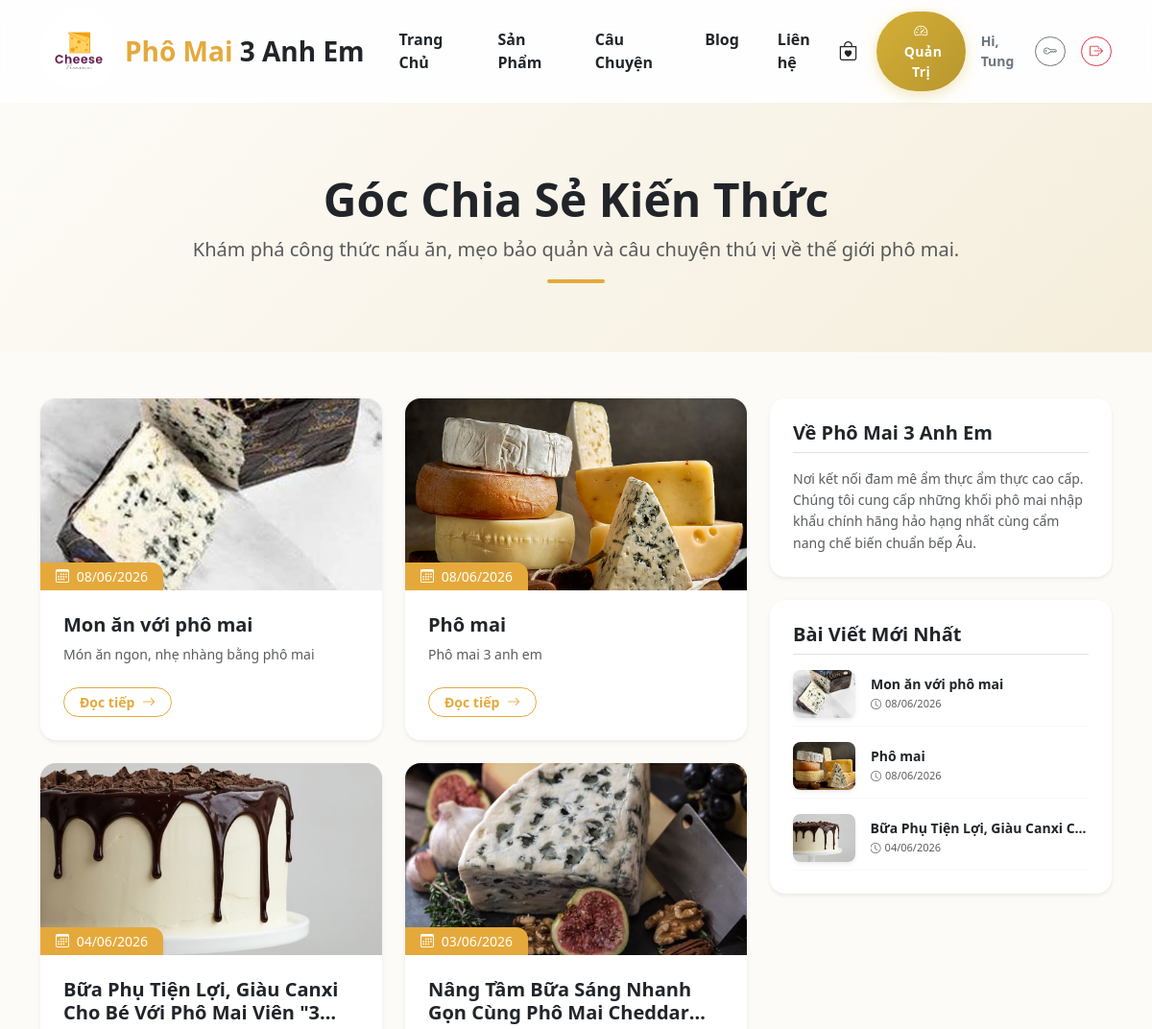
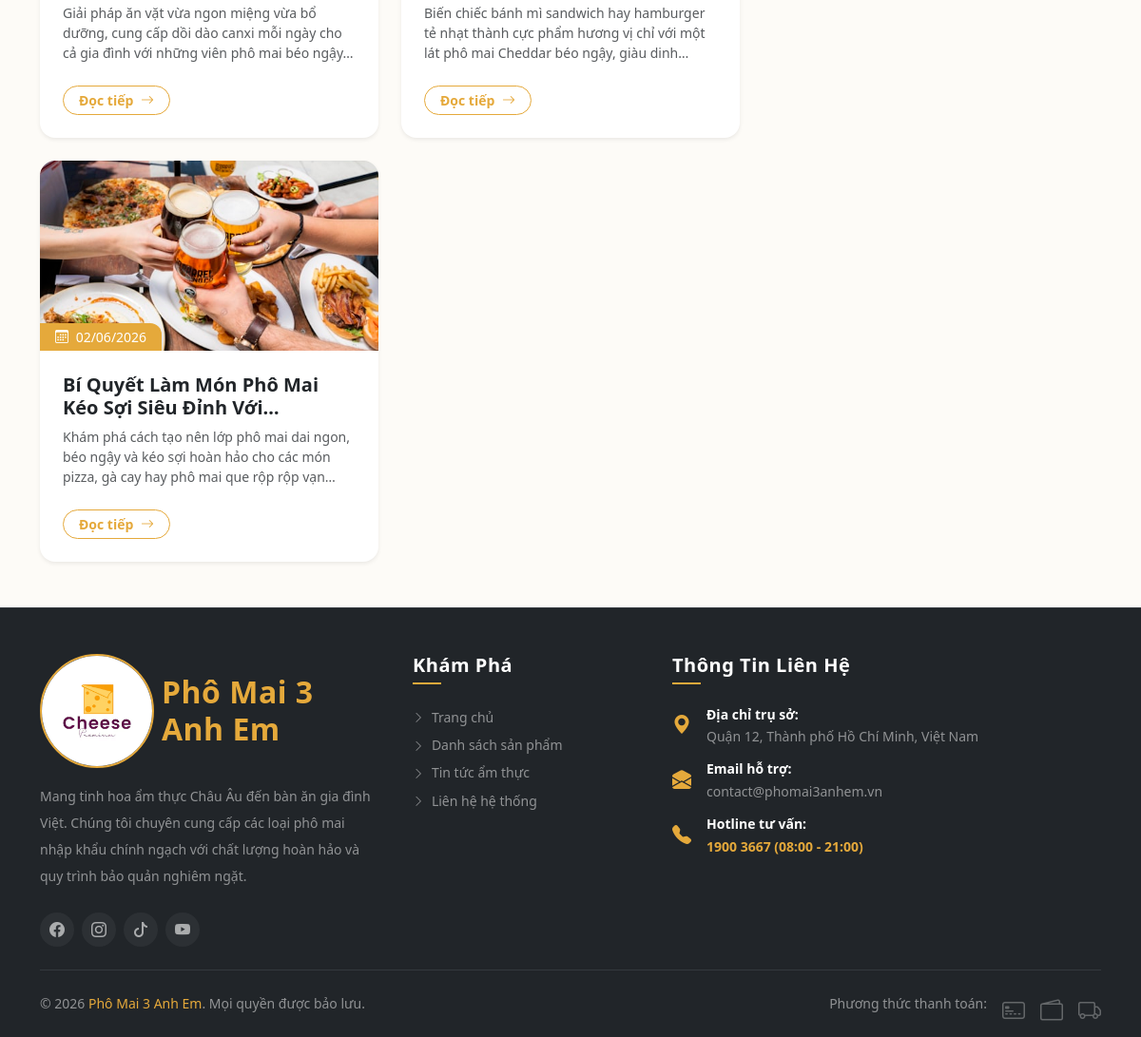
The page /Blog.php (signed in) on the database its author committed (2 pictures, top to bottom).
### tables this page shows
CREATE TABLE `posts` (
  `id` int(11) NOT NULL,
  `title` varchar(255) NOT NULL,
  `slug` varchar(255) NOT NULL,
  `image` varchar(255) DEFAULT 'default-post.jpg',
  `summary` varchar(500) DEFAULT NULL,
  `content` text NOT NULL,
  `is_featured` tinyint(1) NOT NULL DEFAULT 0,
  `created_at` timestamp NOT NULL DEFAULT current_timestamp()
);

### Blog.php (the view, shortened to what this page needs)
<?php
include_once 'config/db.php';
include_once 'includes/header.php';
$stmt_all = $pdo->query("SELECT * FROM posts ORDER BY id DESC");
$posts = $stmt_all->fetchAll();
$stmt_recent = $pdo->query("SELECT * FROM posts ORDER BY id DESC LIMIT 3");
$recent_posts = $stmt_recent->fetchAll();
?>
<div class="blog-banner py-5 mb-5 bg-light position-relative overflow-hidden" style="background: linear-gradient(135deg, #fdfbf7 0%, #f5eedc 100%);">
    <div class="container py-4 text-center" data-aos="fade-down">
        <h1 class="fw-bold text-dark display-5 mb-2">Góc Chia Sẻ Kiến Thức</h1>
        <p class="text-muted lead mb-0">Khám phá công thức nấu ăn, mẹo bảo quản và câu chuyện thú vị về thế giới phô mai.</p>
        <div class="mx-auto mt-3 bg-gold rounded-pill" style="width: 60px; height: 4px;"></div>
    </div>
</div>
<div class="container mb-5">
    <div class="row g-4">
        <div class="col-lg-8">
            <div class="row g-4">
                <?php if (count($posts) > 0): ?>
                    <?php foreach ($posts as $post): ?>
                        <div class="col-md-6 col-12" data-aos="fade-up">
                            <div class="card h-100 border-0 shadow-sm rounded-4 overflow-hidden blog-card bg-white">
                                <div class="position-relative overflow-hidden" style="height: 200px;">
                                    <img src="assets/img/<?= !empty($post['image']) ? $post['image'] : 'default-post.jpg'; ?>"
                                         class="w-100 h-100 object-fit-cover blog-img"
                                         alt="<?= htmlspecialchars($post['title']); ?>">
                                    <span class="position-absolute bottom-0 start-0 bg-gold text-white px-3 py-1 small rounded-tr-4 font-semibold shadow-sm">
                                        <i class="bi bi-calendar3 me-1"></i> <?= date('d/m/Y', strtotime($post['created_at'])); ?>
                                    </span>
                                </div>
                                <div class="card-body p-4 d-flex flex-column">
                                    <h5 class="fw-bold text-dark mb-2 line-clamp-2 hover-gold-text">
                                        <a href="blog-detail.php?slug=<?= $post['slug']; ?>" class="text-decoration-none text-dark">
                                            <?= htmlspecialchars($post['title']); ?>
                                        </a>
                                    </h5>
                                    <p class="text-muted small mb-4 flex-grow-1 line-clamp-3">
                                        <?= htmlspecialchars($post['summary'] ?? 'Bấm xem chi tiết để khám phá những kiến thức bổ ích về món ăn này...'); ?>
                                    </p>
                                    <div class="mt-auto">
                                        <a href="blog-detail.php?slug=<?= $post['slug']; ?>" class="btn btn-sm btn-outline-gold rounded-pill px-3 fw-bold small transition-all">
                                            Đọc tiếp <i class="bi bi-arrow-right ms-1"></i>
                                        </a>
                                    </div>
                                </div>
                            </div>
                        </div>
                    <?php endforeach; ?>
                <?php endif; ?>
            </div>
        </div>
        <div class="col-lg-4">
            <div class="card border-0 shadow-sm rounded-4 p-4 mb-4 bg-white" data-aos="fade-left">
                <h5 class="fw-bold text-dark border-bottom pb-2 mb-3">Về Phô Mai 3 Anh Em</h5>
                <p class="text-muted small mb-0" style="line-height: 1.6;">
                    Nơi kết nối đam mê ẩm thực ẩm thực cao cấp. Chúng tôi cung cấp những khối phô mai nhập khẩu chính hãng hảo hạng nhất cùng cẩm nang chế biến chuẩn bếp Âu.
                </p>
            </div>
            <div class="card border-0 shadow-sm rounded-4 p-4 bg-white position-sticky" style="top: 90px;" data-aos="fade-left" data-aos-delay="100">
                <h5 class="fw-bold text-dark border-bottom pb-2 mb-3">Bài Viết Mới Nhất</h5>
                <div class="d-flex flex-column gap-3">
                    <?php if (count($recent_posts) > 0): ?>
                        <?php foreach ($recent_posts as $r_post): ?>
                            <div class="d-flex align-items-center gap-3 pb-2 border-bottom border-light">
                                <img src="assets/img/<?= !empty($r_post['image']) ? $r_post['image'] : 'default-post.jpg'; ?>"
                                     class="rounded-3 object-fit-cover shadow-sm" style="width: 65px; height: 50px;" alt="">
                                <div class="overflow-hidden">
                                    <h6 class="text-dark small fw-bold mb-1 text-truncate">
                                        <a href="blog-detail.php?slug=<?= $r_post['slug']; ?>" class="text-decoration-none text-dark hover-gold-text">
                                            <?= htmlspecialchars($r_post['title']); ?>
                                        </a>
                                    </h6>
                                    <small class="text-muted d-block" style="font-size: 11px;">
                                        <i class="bi bi-clock me-1"></i><?= date('d/m/Y', strtotime($r_post['created_at'])); ?>
                                    </small>
                                </div>
                            </div>
                        <?php endforeach; ?>
                    <?php else: ?>
                        <small class="text-muted">Chưa có bài viết mới cập nhật.</small>
                    <?php endif; ?>
                </div>
            </div>
        </div>
    </div>
</div>
<?php include_once 'includes/footer.php'; ?>

### assets/css/style.css (style rules this page uses)
:root { --primary-gold: #E5A93B; --bg-cream: #FDFBF7; --text-charcoal: #2C2C2C; --glass-bg: rgba(255, 255, 255, 0.8); --glass-border: rgba(255, 255, 255, 0.4); --glass-blur: blur(12px); }
body { background-color: var(--bg-cream); color: var(--text-charcoal); font-family: 'Segoe UI', Tahoma, Geneva, Verdana, sans-serif; overflow-x: hidden; }

### Blog.php (style rules this page uses)
:root { --gold-color: #E5A93B; --gold-hover: #C98F2A; }
.bg-gold { background-color: var(--gold-color) !important; }
.btn-outline-gold { color: var(--gold-color); border-color: var(--gold-color); }
.blog-card { transition: all 0.3s cubic-bezier(0.25, 0.8, 0.25, 1); }
.blog-img { transition: transform 0.5s ease; }
.rounded-tr-4 { border-top-right-radius: 12px !important; }
.line-clamp-2 { display: -webkit-box; -webkit-line-clamp: 2; -webkit-box-orient: vertical; overflow: hidden; }
.line-clamp-3 { display: -webkit-box; -webkit-line-clamp: 3; -webkit-box-orient: vertical; overflow: hidden; }

### rows shown on the page
posts: image (picture), created_at "08/06/2026", title "Mon ăn với phô mai", summary "Món ăn ngon, nhẹ nhàng bằng phô mai"
posts: image (picture), created_at "08/06/2026", title "Phô mai", summary "Phô mai 3 anh em"
posts: image (picture), created_at "04/06/2026", title "Bữa Phụ Tiện Lợi, Giàu Canxi Cho Bé Với Phô Mai Viên…", summary "Giải pháp ăn vặt vừa ngon miệng vừa bổ dưỡng, cung cấp dồi dào canxi mỗi ngày cho cả gia đình với những viên phô mai béo…", title "Bữa Phụ Tiện Lợi, Giàu Canxi C…"
posts: image (picture), created_at "03/06/2026", title "Nâng Tầm Bữa Sáng Nhanh Gọn Cùng Phô Mai…", summary "Biến chiếc bánh mì sandwich hay hamburger tẻ nhạt thành cực phẩm hương vị chỉ với một lát phô mai Cheddar béo ngậy, giàu…"
posts: image (picture), created_at "02/06/2026", title "Bí Quyết Làm Món Phô Mai Kéo Sợi Siêu Đỉnh…", summary "Khám phá cách tạo nên lớp phô mai dai ngon, béo ngậy và kéo sợi hoàn hảo cho các món pizza, gà cay hay phô mai que rộp rộp…"

### other values the page prints
$_SESSION['user_name'] "Tung"
